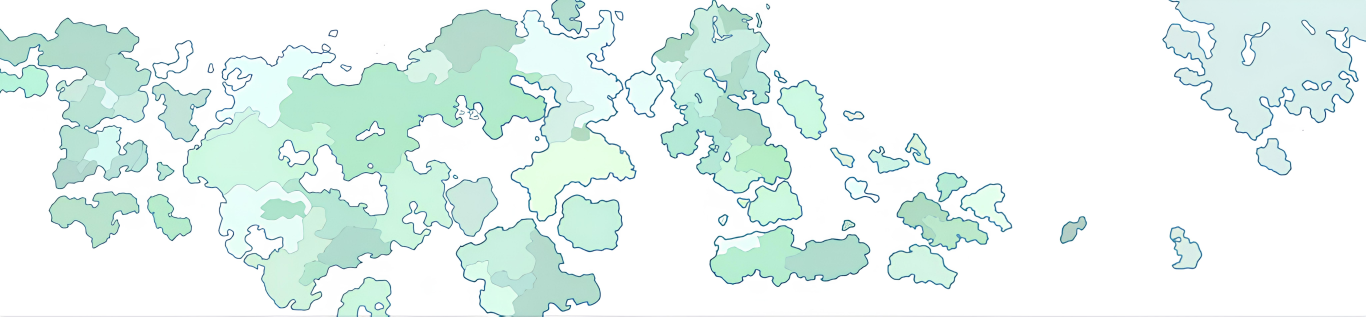
#> input picture dist/assets/fantasy-world-map.jpg, 8192 x 1900 px, found by its file name (shown at 1/6 size)
$ python vectorize-atlas.py
#> lines starting #> are read from the running program, lines starting #| are printed output that depends on the picture; after the words box and inside, x2 and y2 are one past the last pixel; in counts of white or black regions, pixels touching at a corner belong together
"""Reproducible raster-to-vector tracing. Source artwork is read-only.

Install offline build tools from scripts/requirements-vector.txt. Browser/runtime
needs only the generated SVG/JSON and the project's existing Three.js dependency.
"""
from pathlib import Path
import hashlib
import json
import math
import cv2
import numpy as np
from scipy import ndimage
from rasterio.features import shapes, rasterize
from rasterio.transform import Affine
import shapely
from shapely.geometry import shape, box, LineString

ROOT = Path(__file__).resolve().parents[1]
SOURCE = ROOT / 'public/assets/fantasy-world-map.jpg'
OUT = ROOT / 'art-source/traced'
WIDTH, HEIGHT = 8192, 1900
SCALE = 2
MIN_AREA = 20  # Seed interior pixels, not final polygon area.


def polygons(geometry):
    if geometry.geom_type == 'Polygon':
        yield geometry
    elif hasattr(geometry, 'geoms'):
        for part in geometry.geoms:
            yield from polygons(part)


def rings(geometry):
    return [[[round(x, 3), round(y, 3)] for x, y in ring.coords]
            for ring in [geometry.exterior, *geometry.interiors]]


def svg_path(geometry):
    return ' '.join('M' + ' L'.join(f'{x:g},{y:g}' for x, y in ring) + ' Z'
                    for ring in rings(geometry))


def hex_color(rgb):
    return '#%02x%02x%02x' % tuple(np.round(rgb).astype(int))


def main():
    OUT.mkdir(parents=True,exist_ok=True)
    cv2.setNumThreads(2)
    rgb = cv2.cvtColor(cv2.imread(str(SOURCE)), cv2.COLOR_BGR2RGB)
    assert rgb.shape[:2] == (HEIGHT, WIDTH)
    # The source is softly resampled artwork. Half-resolution segmentation
    # suppresses its JPEG ringing; output paths retain the original coordinates.
    rgb = cv2.resize(rgb, (WIDTH // SCALE, HEIGHT // SCALE), interpolation=cv2.INTER_AREA)
#> rgb: shape (950, 4096, 3)
    # Segment by the DRAWN linework, not nearest palette color. A JPEG fill
    # contains gradients/compression noise; quantizing it creates fake countries.
    blur = cv2.GaussianBlur(rgb, (5, 5), 1)
    edges = np.max([cv2.Canny(blur[:, :, i], 8, 18) for i in range(3)], axis=0)
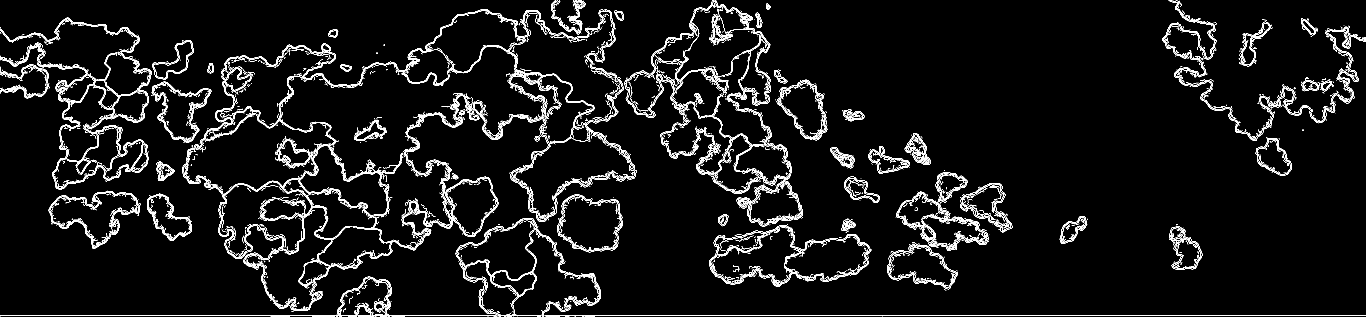
#> edges: shape (950, 4096) (shown at 1/3 size); 4% white in thin lines or dots
    edges = cv2.morphologyEx(edges, cv2.MORPH_CLOSE, np.ones((3, 3), np.uint8))
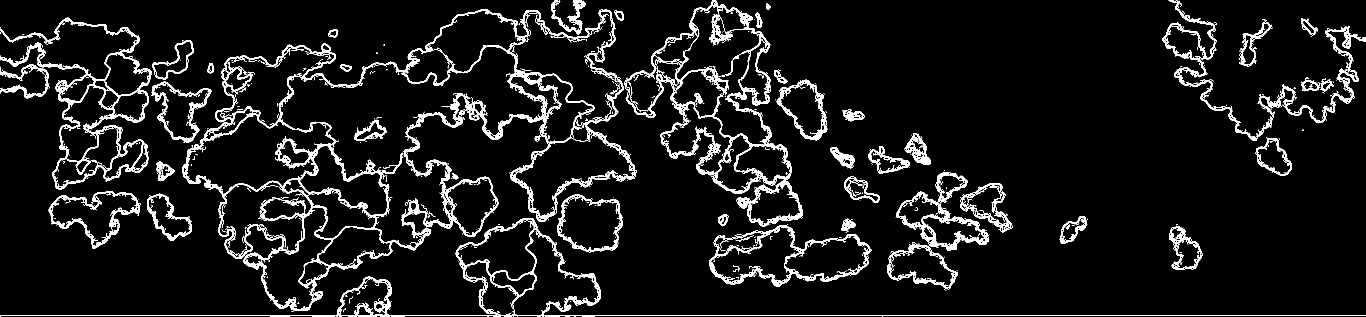
#> edges: shape (950, 4096) (shown at 1/3 size); 7% white; 825 white regions (660 under 20 px), largest, box (x1, y1, x2, y2) and area: (547, 28, 1910, 932) 85994, (1874, 0, 2408, 680) 34717, (0, 53, 455, 568) 22412
    edges = cv2.dilate(edges, np.ones((3, 3), np.uint8))
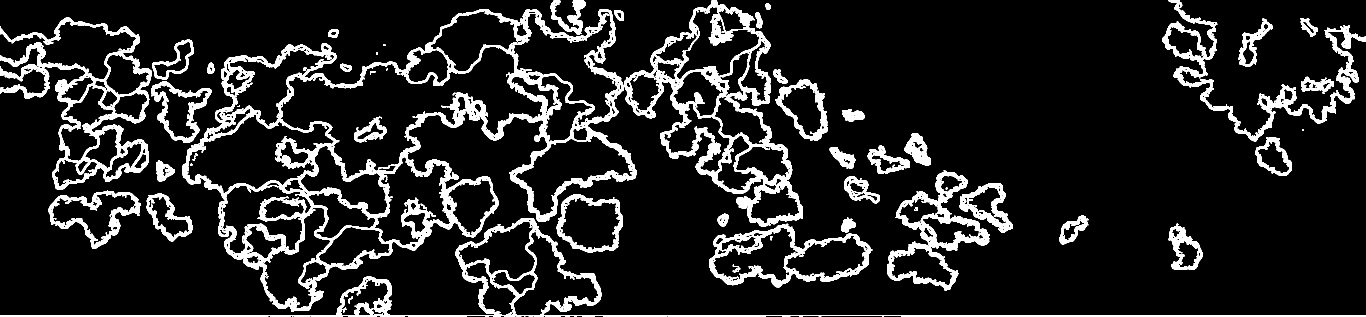
#> edges: shape (950, 4096) (shown at 1/3 size); 11.6% white; 153 white regions (36 under 20 px), largest, box (x1, y1, x2, y2) and area: (546, 27, 1911, 933) 149165, (1873, 0, 2409, 681) 58331, (0, 654, 4096, 950) 38163
    count, labels, stats, _ = cv2.connectedComponentsWithStats((edges == 0).astype(np.uint8), connectivity=4)
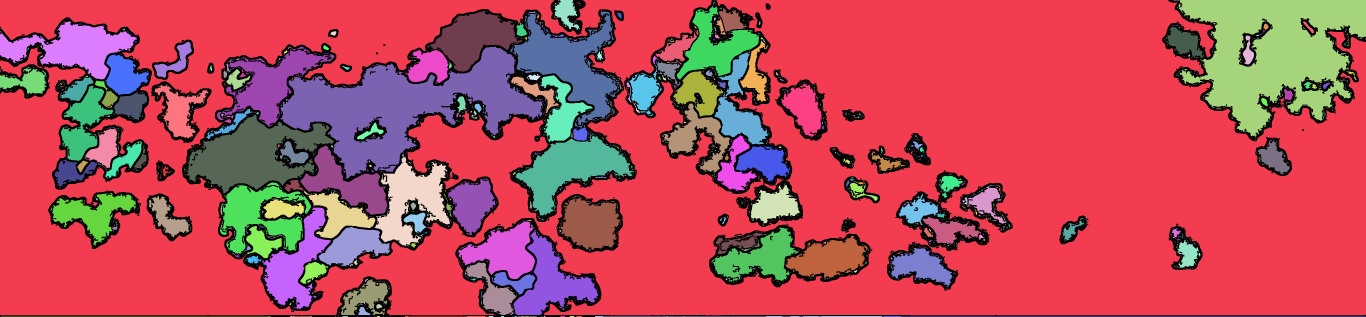
#> labels: shape (950, 4096) int32 (shown at 1/3 size); 3557 distinct labels, from 0 to 3556; one colour per label, 0 black
#> count = 3557
    inside = cv2.distanceTransform((edges == 0).astype(np.uint8), cv2.DIST_L2, 5)
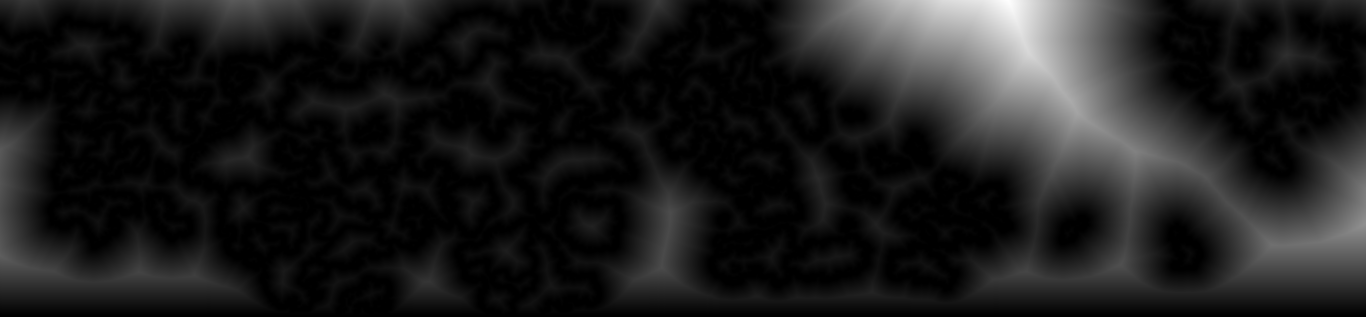
#> inside: shape (950, 4096) float32 (shown at 1/3 size); min 0, max 481.3, mean 55.3; drawn with min black and max white
    thickness = ndimage.maximum(inside, labels, np.arange(count))
#> thickness = 3557 values, max 481.3 at index 1, min 0 at index 0, mean 1.94
    valid = (stats[:, cv2.CC_STAT_AREA] >= MIN_AREA) & (thickness >= 2.8)
    valid[0] = False
    palette = np.full((count, 3), 255, np.uint8)
    water = np.zeros(count, bool)
    water[0] = True
    remap = np.arange(count, dtype=np.int32)
#> remap = 3557 values from 0 to 3556
    removed = []
    for index in np.where(valid)[0]:
        x, y, w, h, area = stats[index]
        color = np.median(rgb[y:y+h, x:x+w][labels[y:y+h, x:x+w] == index], axis=0)
        if color.min() >= 242:
            color[:] = 255
            water[index] = True
            # Keep enclosed pale islets/lakes as outlined features. Only the
            # boundary-touching ocean becomes the background region.
            if x == 0 or y == 0 or x+w == labels.shape[1] or y+h == labels.shape[0]:
                remap[index] = 0
        elif color.min() < 150 or color.max()-color.min() < 18:
            valid[index] = False
        palette[index] = np.round(color)
#> this loop made 152 passes
#> (index, x, y, w, h, area) on passes 2 to 4: (5, 1662, 0, 78, 89, 3547), (11, 3534, 0, 562, 415, 130933), (28, 2030, 18, 248, 221, 21140)
    for index in range(1, count):
        if not valid[index]:
            x, y, w, h, area = stats[index]
            removed.append({'bbox': [int(n*SCALE) for n in (x,y,w,h)], 'seedArea': int(area*SCALE**2)})
#> this loop made 3556 passes
#> (x, y, w, h, area) on passes 10, 20, 31, 44: (3522, 0, 15, 2, 22), (1729, 8, 14, 5, 20), (2155, 22, 11, 8, 24), (1587, 35, 22, 4, 65)
    indices = ndimage.distance_transform_edt(~valid[labels], return_distances=False, return_indices=True)
    labels = remap[labels[tuple(indices)]]
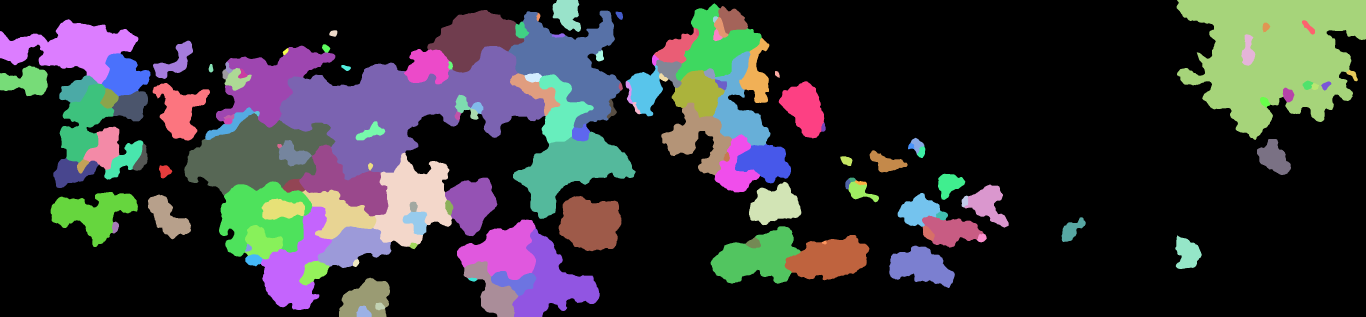
#> labels: shape (950, 4096) int32 (shown at 1/3 size); 148 distinct labels, from 0 to 3496; one colour per label, 0 black
    del indices
    raw, colors = [], []
    for geo, value in shapes(labels, connectivity=4, transform=Affine.scale(SCALE)):
        polygon = shape(geo)
        for part in polygons(shapely.make_valid(polygon)):
            raw.append(part)
            colors.append(int(value))
#> this loop made 0 passes
    # Raster polygonization can omit intermediate vertices at T junctions.
    # Node the shared linework globally before simplifying the coverage.
    noded = shapely.unary_union([p.boundary for p in raw])
    raw = list(shapely.polygonize(list(noded.geoms)).geoms)
    colors = []
    for p in raw:
        center = p.representative_point()
        colors.append(int(labels[min(labels.shape[0]-1, int(center.y / SCALE)), min(labels.shape[1]-1, int(center.x / SCALE))]))
    assert shapely.coverage_is_valid(raw), 'Segmentation does not form a valid coverage'
    # Simplify the whole partition, including ocean, in one operation: neighbors
    # share exactly the same vertices after simplification.
    simplified = shapely.coverage_simplify(raw, tolerance=4.5)
    assert shapely.coverage_is_valid(simplified), 'Shared boundary topology failed'
    assert all(p.is_valid for p in simplified), 'Invalid polygon'
    # Smooth the SHARED graph, not each face independently. Keep T-junctions
    # fixed; Chaikin corner cutting stays within the local control polygon.
    graph = shapely.line_merge(shapely.unary_union([p.boundary for p in simplified]))
    smooth_lines = []
    for chain in graph.geoms:
        points = np.asarray(chain.coords)
        closed = np.array_equal(points[0], points[-1])
        # Keep the coordinate frame exact (uncoveredArea must remain zero).
        frame = any(np.any(points[:, axis] == value) for axis,value in [(0,0),(0,WIDTH),(1,0),(1,HEIGHT)])
        if not frame:
            for _ in range(2):
                a, b = points[:-1], points[1:]
                cut = np.stack([.75*a+.25*b, .25*a+.75*b],axis=1).reshape(-1,2)
                points = np.vstack([cut,cut[0]]) if closed else np.vstack([points[0],cut,points[-1]])
        smooth_lines.append(LineString(points))
    smooth_faces = list(shapely.polygonize(smooth_lines).geoms)
    assert len(smooth_faces) == len(simplified), 'Smoothing changed the face topology'
    source_tree = shapely.STRtree(simplified)
    smooth_colors = []
    for face in smooth_faces:
        matches = source_tree.query(face.representative_point(), predicate='intersects')
        assert len(matches) == 1, 'Could not recover region after shared-line smoothing'
        smooth_colors.append(colors[matches[0]])
    simplified, colors = smooth_faces, smooth_colors
    assert shapely.coverage_is_valid(simplified), 'Smoothing broke shared boundary topology'
    land = sorted([(p, c) for p, c in zip(simplified, colors) if c], key=lambda t: (t[0].centroid.x, t[0].centroid.y))
    print('Land regions:', len(land), 'Building vector triangles…', flush=True)
    tree = shapely.STRtree([p for p, _ in land])
    regions = []
    for index, (p, c) in enumerate(land):
        # Clip into narrow longitude strips BEFORE triangulation. Large flat
        # triangles would cut chords across the cylinder and create gaps.
        verts, triangles, cache = [], [], {}
        minx, _, maxx, _ = p.bounds
        for x in range(math.floor(minx / 24) * 24, math.ceil(maxx / 24) * 24, 24):
            clipped = p.intersection(box(x, -1, x + 24, HEIGHT + 1))
            for part in polygons(clipped):
                for tri in shapely.constrained_delaunay_triangles(part).geoms:
                    for xy in list(tri.exterior.coords)[:3]:
                        key = tuple(round(v, 3) for v in xy)
                        if key not in cache:
                            cache[key] = len(verts) // 2
                            verts.extend(key)
                        triangles.append(cache[key])
        neighbors = []
        for other in tree.query(p, predicate='intersects'):
            if other != index and p.boundary.intersection(land[other][0].boundary).length > .1:
                neighbors.append(f'region-{other+1:03}')
        regions.append({'id': f'region-{index+1:03}', 'color': hex_color(palette[c]), 'kind': 'water' if water[c] else 'land',
            'rings': rings(p), 'vertices': verts, 'indices': triangles,
            'neighbors': sorted(neighbors), 'area': round(p.area, 2)})
    # Deduplicate all boundaries, distinguish coastlines from shared borders.
    all_lines = shapely.unary_union([p.boundary for p, _ in land])
    coastline = shapely.unary_union([p.boundary for p,c in zip(simplified,colors) if water[c]])
    coastline = coastline.difference(box(0, 0, WIDTH, HEIGHT).boundary)
    interior = all_lines.difference(coastline)
    def line_arrays(geometry):
        if geometry.geom_type in ('LineString', 'LinearRing'):
            return [[[round(x, 3), round(y, 3)] for x,y in geometry.coords]]
        return [points for g in getattr(geometry, 'geoms', []) for points in line_arrays(g)]
    data = {'width': WIDTH, 'height': HEIGHT, 'sourceSha256': hashlib.sha256(SOURCE.read_bytes()).hexdigest(),
        'regions': regions, 'coastlines': line_arrays(coastline), 'borders': line_arrays(interior)}
    (OUT / 'atlas-regions.json').write_text(json.dumps(data, separators=(',', ':')))
    svg = [f'<svg xmlns="http://www.w3.org/2000/svg" viewBox="0 0 {WIDTH} {HEIGHT}">',
        '<title>Vector atlas traced from the supplied reference</title>', '<rect width="8192" height="1900" fill="white"/>',
        '<g stroke="#739d94" stroke-width="2" stroke-linejoin="round" fill-rule="evenodd">']
    for region, (p, _) in zip(regions, land):
        svg.append(f'<path id="{region["id"]}" fill="{region["color"]}" d="{svg_path(p)}"/>')
    svg.append('</g><g fill="none" stroke="#397b8a" stroke-width="3.2" stroke-linejoin="round">')
    for line in data['coastlines']:
        svg.append('<path d="M' + ' L'.join(f'{x:g},{y:g}' for x,y in line) + '"/>')
    svg.append('</g></svg>')
    (OUT / 'atlas.svg').write_text('\n'.join(svg))
    restored = rasterize([(p, c) for p,c in zip(simplified, colors)], out_shape=labels.shape, transform=Affine.scale(SCALE), dtype='int32')
    coverage = shapely.unary_union(simplified)
    area_sum = sum(p.area for p in simplified)
    assert abs(WIDTH*HEIGHT-coverage.area) < .01, 'Uncovered vector partition area'
    assert abs(area_sum-coverage.area) < .01, 'Overlapping vector partition area'
    report = {'source': SOURCE.name, 'sourceSha256': data['sourceSha256'], 'coordinateSystem': [WIDTH, HEIGHT],
        'regionCount': len(regions), 'holeCount': sum(len(p.interiors) for p,_ in land),
        'palette': sorted(set(r['color'] for r in regions)), 'triangleCount': sum(len(r['indices']) // 3 for r in regions),
        'sharedBoundaryCoverageValid': bool(shapely.coverage_is_valid(simplified)),
        'uncoveredArea': round(WIDTH*HEIGHT-coverage.area, 8), 'overlapArea': round(area_sum-coverage.area, 8),
        'segmentationAgreementPercent': round(100 * float((restored == labels).mean()), 4),
        'discardedThinOrSmallSeedComponents': removed,
        'limitations': ['Color segmentation is inferred from a JPEG, not an original layered/vector file.',
          'Thin or tiny enclosed features with no reliable interior seed are listed for review.',
          'Two adjacent same-color regions without a visible line cannot be recovered automatically.',
          'The original left and right edges are not geographically continuous; vectorization does not invent new coastlines.']}
    (ROOT / 'docs/vectorization-report.json').write_text(json.dumps(report, indent=2))
    print(json.dumps({k:v for k,v in report.items() if k not in ['discardedThinOrSmallSeedComponents', 'limitations', 'palette']}, indent=2), flush=True)


if __name__ == '__main__':
    main()
#> (the call stopped at in main, `for geo, value in shapes(labels, connectivity=4, transform=Affine.scal..`: rasterio is not available in this run)
